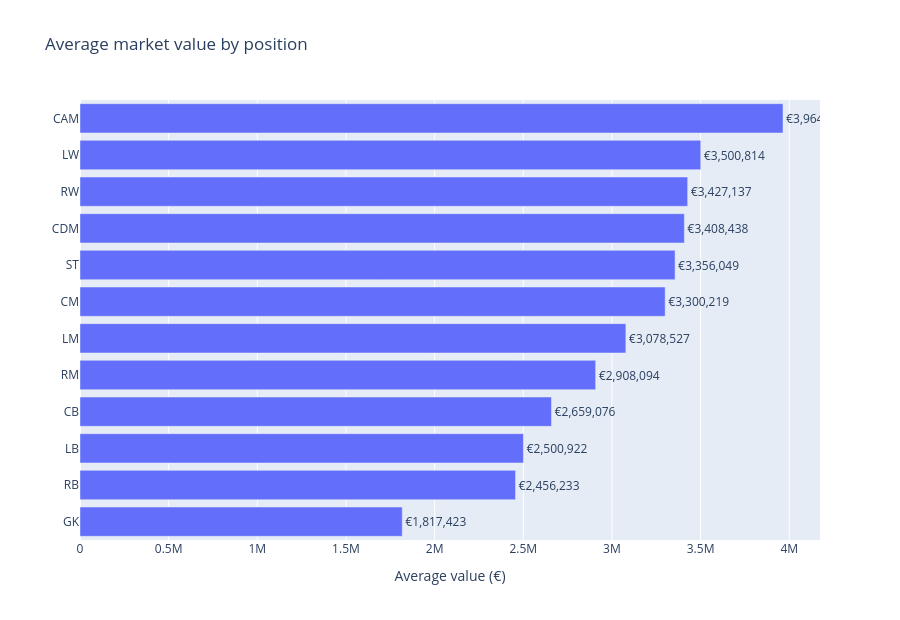
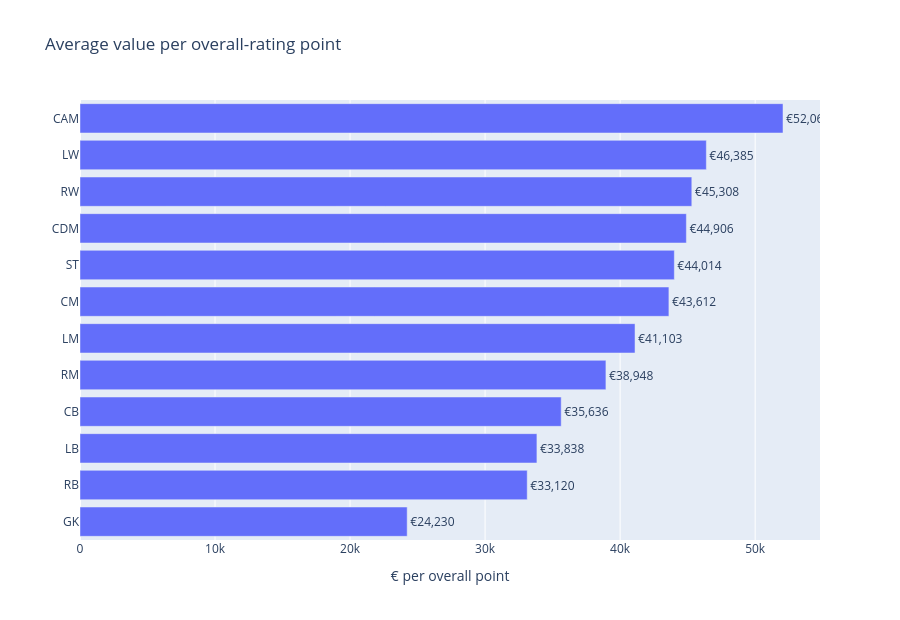

These figures' notebook cell, in order:
### Markdown cell above
## 3. Position economics

Players with multiple listed positions are counted in every position they can play. This uses `player_positions`, not `club_position`, so bench/reserve labels do not distort the analysis.

### Code cell
value_pos_df = db.run_query("value_by_position", con)
roi_df = db.run_query("roi_by_position", con)

fig_value = px.bar(
    value_pos_df.sort_values("avg_value_eur"),
    x="avg_value_eur", y="position", orientation="h",
    text="avg_value_eur",
    title="Average market value by position",
    labels={"avg_value_eur":"Average value (€)", "position":""},
    hover_data=["player_count", "avg_overall", "avg_wage_eur"],
)
fig_value.update_traces(texttemplate="€%{text:,.0f}", textposition="outside")
fig_value.update_layout(height=620)
fig_value.show()

fig_roi = px.bar(
    roi_df.sort_values("avg_value_per_overall_point"),
    x="avg_value_per_overall_point", y="position", orientation="h",
    text="avg_value_per_overall_point",
    title="Average value per overall-rating point",
    labels={"avg_value_per_overall_point":"€ per overall point", "position":""},
    hover_data=["player_count"],
)
fig_roi.update_traces(texttemplate="€%{text:,.0f}", textposition="outside")
fig_roi.update_layout(height=620)
fig_roi.show()

### Figure 1 — Plotly figure (JSON) as saved in the notebook; plotly's stock layout.template omitted (floating-point values rounded to 4 significant figures)
{"data": [{"customdata": [[2062.0, 64.2, 5771.0], [2292.0, 65.6, 9700.0], [2230.0, 65.7, 9893.0], [4203.0, 66.2, 10120.0], [4064.0, 65.8, 10220.0], [3954.0, 66.1, 10670.0], [5238.0, 66.0, 10580.0], [3414.0, 66.0, 11370.0], [2999.0, 66.9, 11310.0], [2000.0, 65.9, 10880.0], [2022.0, 66.1, 11060.0], [3066.0, 67.1, 12180.0]], "hovertemplate": "Average value (€)=%{text}<br>=%{y}<br>player_count=%{customdata[0]}<br>avg_overall=%{customdata[1]}<br>avg_wage_eur=%{customdata[2]}<extra></extra>", "legendgroup": "", "marker": {"color": "#636efa", "pattern": {"shape": ""}}, "name": "", "orientation": "h", "showlegend": false, "text": [1817000.0, 2456000.0, 2501000.0, 2659000.0, 2908000.0, 3079000.0, 3300000.0, 3356000.0, 3408000.0, 3427000.0, 3501000.0, 3965000.0], "textposition": "outside", "texttemplate": "€%{text:,.0f}", "type": "bar", "x": [1817000.0, 2456000.0, 2501000.0, 2659000.0, 2908000.0, 3079000.0, 3300000.0, 3356000.0, 3408000.0, 3427000.0, 3501000.0, 3965000.0], "xaxis": "x", "y": ["GK", "RB", "LB", "CB", "RM", "LM", "CM", "ST", "CDM", "RW", "LW", "CAM"], "yaxis": "y"}], "layout": {"barmode": "relative", "height": 620, "legend": {"tracegroupgap": 0}, "title": {"text": "Average market value by position"}, "xaxis": {"anchor": "y", "domain": [0, 1], "title": {"text": "Average value (€)"}}, "yaxis": {"anchor": "x", "domain": [0, 1], "title": {"text": ""}}}}

### Figure 2 — Plotly figure (JSON) as saved in the notebook; plotly's stock layout.template omitted (floating-point values rounded to 4 significant figures)
{"data": [{"customdata": [[2062], [2292], [2230], [4203], [4064], [3954], [5238], [3414], [2999], [2000], [2022], [3066]], "hovertemplate": "€ per overall point=%{text}<br>=%{y}<br>player_count=%{customdata[0]}<extra></extra>", "legendgroup": "", "marker": {"color": "#636efa", "pattern": {"shape": ""}}, "name": "", "orientation": "h", "showlegend": false, "text": [24230.0, 33120.0, 33840.0, 35640.0, 38950.0, 41100.0, 43610.0, 44010.0, 44910.0, 45310.0, 46380.0, 52060.0], "textposition": "outside", "texttemplate": "€%{text:,.0f}", "type": "bar", "x": [24230.0, 33120.0, 33840.0, 35640.0, 38950.0, 41100.0, 43610.0, 44010.0, 44910.0, 45310.0, 46380.0, 52060.0], "xaxis": "x", "y": ["GK", "RB", "LB", "CB", "RM", "LM", "CM", "ST", "CDM", "RW", "LW", "CAM"], "yaxis": "y"}], "layout": {"barmode": "relative", "height": 620, "legend": {"tracegroupgap": 0}, "title": {"text": "Average value per overall-rating point"}, "xaxis": {"anchor": "y", "domain": [0, 1], "title": {"text": "€ per overall point"}}, "yaxis": {"anchor": "x", "domain": [0, 1], "title": {"text": ""}}}}
